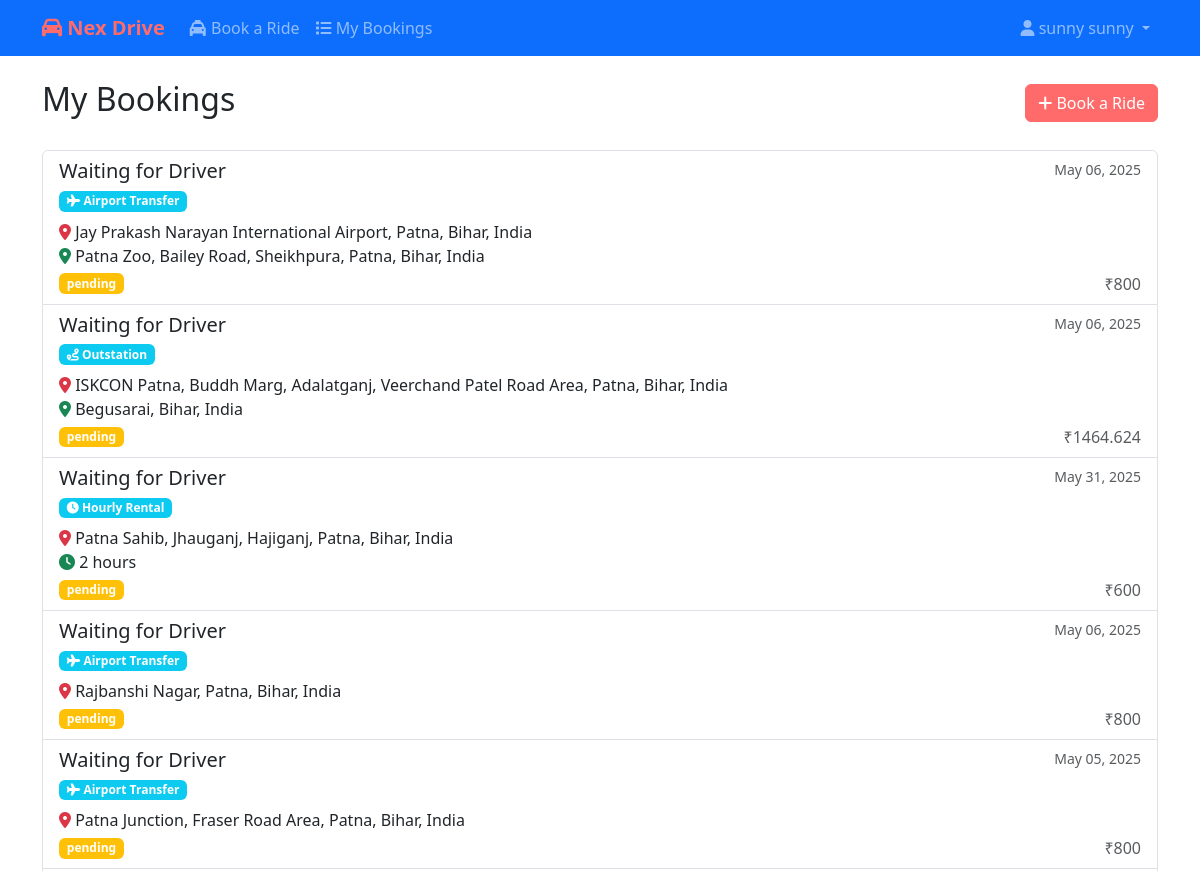
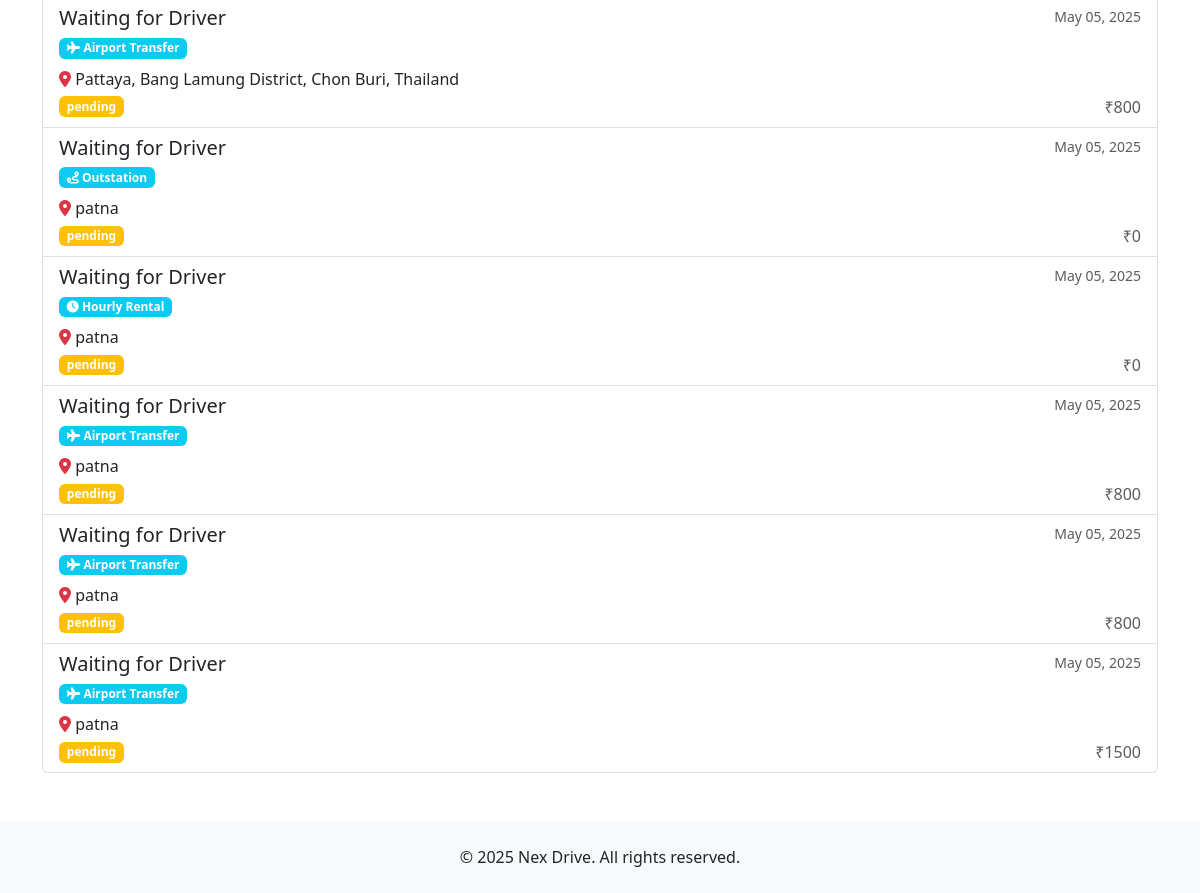
/ride/bookings/ (signed in), run on the app's committed database (2 pictures, top to bottom).
### ride/models.py (models this page shows, shortened)
class Booking(models.Model):
    RIDE_TYPES = [
        ('airport', 'Airport Transfer'),
        ('rental', 'Hourly Rental'),
        ('outstation', 'Outstation'),
    ]
    VEHICLE_TYPES = [
        ('sedan', 'Sedan'),
        ('suv', 'SUV'),
        ('luxury', 'Luxury'),
    ]
    STATUS_CHOICES = [
        ('pending', 'Pending'),
        ('confirmed', 'Confirmed'),
        ('completed', 'Completed'),
        ('cancelled', 'Cancelled'),
    ]
    AIRPORT_DIRECTION_CHOICES = [
        ('pickup', 'Airport Pickup'),
        ('drop', 'Airport Drop'),
    ]
    rider = models.ForeignKey(Rider, on_delete=models.CASCADE, related_name='bookings')
    driver = models.ForeignKey(Driver, on_delete=models.SET_NULL, null=True, blank=True, related_name='bookings')
    ride_type = models.CharField(max_length=20, choices=RIDE_TYPES)
    pickup_location = models.CharField(max_length=255)
    pickup_date = models.DateField()
    pickup_time = models.TimeField()
    vehicle_type = models.CharField(max_length=20, choices=VEHICLE_TYPES)
    notes = models.TextField(blank=True)
    status = models.CharField(max_length=20, choices=STATUS_CHOICES, default='pending')
    pickup_lat = models.FloatField(null=True, blank=True)
    pickup_lng = models.FloatField(null=True, blank=True)
    drop_lat = models.FloatField(null=True, blank=True)
    drop_lng = models.FloatField(null=True, blank=True)
    distance = models.FloatField(null=True, blank=True, help_text='Distance in kilometers')
    flight_number = models.CharField(max_length=20, blank=True, null=True)
    airport_direction = models.CharField(max_length=10, choices=AIRPORT_DIRECTION_CHOICES, blank=True, null=True)
    rental_hours = models.IntegerField(blank=True, null=True)
    drop_location = models.CharField(max_length=255, blank=True, null=True)
    return_date = models.DateField(blank=True, null=True)
    created_at = models.DateTimeField(auto_now_add=True)
    updated_at = models.DateTimeField(auto_now=True)
    class Meta:
        ordering = ['-created_at']
    def get_total_price(self):
        base_rates = {
            'airport': {'sedan': 800, 'suv': 1000, 'luxury': 1500},
            'rental': {'sedan': 300, 'suv': 400, 'luxury': 600},  # per hour
            'outstation': {'sedan': 12, 'suv': 15, 'luxury': 20}  # per km
        }
        if self.ride_type == 'airport':
            return base_rates['airport'][self.vehicle_type]
        elif self.ride_type == 'rental':
            hourly_rate = base_rates['rental'][self.vehicle_type]
            return hourly_rate * (self.rental_hours or 0)
        elif self.ride_type == 'outstation':
            km_rate = base_rates['outstation'][self.vehicle_type]
            return km_rate * (self.distance or 0)

### ride/views.py (the view)
# urls.py: path('bookings/', views.booking_list, name='booking_list'),
@login_required
def booking_list(request):
    if hasattr(request.user, 'rider'):
        bookings = request.user.rider.bookings.all()
    elif hasattr(request.user, 'driver'):
        bookings = request.user.driver.trips.all()
    else:
        bookings = []
    return render(request, 'ride/booking_list.html', {'bookings': bookings})

### driver/context_processors.py (called while the page is built)
def driver_profile(request):
    context = {
        'is_driver': False,
        'driver': None
    }
    if request.user.is_authenticated:
        try:
            context['driver'] = request.user.driver
            context['is_driver'] = True
        except:
            pass
    return context

### templates/ride/booking_list.html (shortened to what this page needs)
{% extends 'core/base.html' %}
{% load crispy_forms_tags %}
{% block content %}
<div class="container mt-4">
    <div class="row">
        <div class="col-12">
            <div class="d-flex justify-content-between align-items-center mb-4">
                <h2>My Bookings</h2>
                {% if user.rider %}
                <a href="{% url 'ride:create_booking' %}" class="btn btn-primary">
                    <i class="fas fa-plus"></i> Book a Ride
                </a>
                {% endif %}
            </div>
            {% if bookings %}
            <div class="list-group">
                {% for booking in bookings %}
                <a href="{% url 'ride:booking_detail' booking.pk %}" class="list-group-item list-group-item-action">
                    <div class="d-flex w-100 justify-content-between">
                        <h5 class="mb-1">
                            {% if user.rider %}
                                {% if booking.driver %}
                                    {{ booking.driver.user.get_full_name }}
                                {% else %}
                                    Waiting for Driver
                                {% endif %}
                            {% else %}
                                {{ booking.rider.user.get_full_name }}
                            {% endif %}
                        </h5>
                        <small class="text-muted">{{ booking.pickup_date|date:"M d, Y" }}</small>
                    </div>
                    <p class="mb-1">
                        <span class="badge bg-info mb-2">
                            <i class="fas {% if booking.ride_type == 'airport' %}fa-plane
                                         {% elif booking.ride_type == 'rental' %}fa-clock
                                         {% else %}fa-route{% endif %}"></i>
                            {{ booking.get_ride_type_display }}
                        </span><br>
                        <i class="fas fa-map-marker-alt text-danger"></i> {{ booking.pickup_location }}<br>
                        {% if booking.drop_location %}
                            <i class="fas fa-map-marker-alt text-success"></i> {{ booking.drop_location }}
                        {% elif booking.rental_hours %}
                            <i class="fas fa-clock text-success"></i> {{ booking.rental_hours }} hours
                        {% endif %}
                    </p>
                    <div class="d-flex justify-content-between align-items-center">
                        <span class="badge {% if booking.status == 'COMPLETED' %}bg-success
                                         {% elif booking.status == 'CANCELLED' %}bg-danger
                                         {% elif booking.status == 'CONFIRMED' %}bg-primary
                                         {% else %}bg-warning{% endif %}">
                            {{ booking.status }}
                        </span>
                        <span class="text-muted">₹{{ booking.get_total_price }}</span>
                    </div>
                </a>
                {% endfor %}
            </div>
            {% endif %}
        </div>
    </div>
</div>
{% endblock %}

### templates/core/base.html (shortened to what this page needs)
{% load static %}
<!DOCTYPE html>
<html lang="en">
<head>
    <link href="https://cdn.jsdelivr.net/npm/bootstrap@5.3.0/dist/css/bootstrap.min.css" rel="stylesheet">
    <link href="https://cdnjs.cloudflare.com/ajax/libs/font-awesome/6.0.0/css/all.min.css" rel="stylesheet">
</head>
<body>
    <nav class="navbar navbar-expand-lg navbar-dark bg-primary">
        <div class="container">
            <a class="navbar-brand" href="{% url 'home' %}">
                <i class="fas fa-car"></i> Nex Drive
            </a>
            <div class="collapse navbar-collapse" id="navbarNav">
                <ul class="navbar-nav me-auto">
                    {% if user.is_authenticated %}
                        {% if is_driver %}
                            <li class="nav-item">
                                <a class="nav-link {% if request.resolver_match.url_name == 'dashboard' %}active{% endif %}"
                                   href="{% url 'driver:dashboard' %}">
                                    <i class="fas fa-tachometer-alt"></i> Dashboard
                                </a>
                            </li>
                            <li class="nav-item">
                                <a class="nav-link {% if request.resolver_match.url_name == 'bookings' %}active{% endif %}"
                                   href="{% url 'driver:bookings' %}">
                                    <i class="fas fa-calendar-check"></i> Bookings
                                </a>
                            </li>
                            <li class="nav-item">
                                <a class="nav-link {% if request.resolver_match.url_name == 'vehicle' %}active{% endif %}"
                                   href="{% url 'driver:vehicle' %}">
                                    <i class="fas fa-car"></i> Vehicle
                                </a>
                            </li>
                        {% else %}
                            <li class="nav-item">
                                <a class="nav-link" href="{% url 'ride:create_booking' %}">
                                    <i class="fas fa-taxi"></i> Book a Ride
                                </a>
                            </li>
                            <li class="nav-item">
                                <a class="nav-link" href="{% url 'ride:booking_list' %}">
                                    <i class="fas fa-list"></i> My Bookings
                                </a>
                            </li>
                        {% endif %}
                    {% endif %}
                </ul>
                <ul class="navbar-nav">
                    {% if user.is_authenticated %}
                        <li class="nav-item dropdown">
                            <a class="nav-link dropdown-toggle" href="#" id="navbarDropdown" role="button"
                               data-bs-toggle="dropdown" aria-expanded="false">
                                {% if is_driver %}
                                    <i class="fas fa-id-card"></i>
                                {% else %}
                                    <i class="fas fa-user"></i>
                                {% endif %}
                                {{ user.get_full_name|default:user.username }}
                            </a>
                        </li>
                    {% endif %}
                </ul>
            </div>
        </div>
    </nav>
    {% block content %}{% endblock %}
    <footer class="bg-light py-4 mt-5">
        <div class="container text-center">
            <p class="mb-0">&copy; {% now "Y" %} Nex Drive. All rights reserved.</p>
        </div>
    </footer>
</body>
</html>

### templates/core/base.html (style rules this page uses)
.navbar-brand { font-weight: bold; color: #ff6b6b !important; }
.btn-primary { background-color: #ff6b6b; border-color: #ff6b6b; }

### data on the page
Booking: shows "Waiting for Driver", pickup_date "May 06, 2025", ride_type "Airport Transfer", pickup_location "Jay Prakash Narayan International Airport, Patna, Bihar, India", drop_location "Patna Zoo, Bailey Road, Sheikhpura, Patna, Bihar, India", status "pending", get_total_price "800"
Booking: shows "Waiting for Driver", pickup_date "May 06, 2025", ride_type "Outstation", pickup_location "ISKCON Patna, Buddh Marg, Adalatganj, Veerchand Patel Road Area, Patna, Bihar, India", drop_location "Begusarai, Bihar, India", status "pending", get_total_price "1464.624"
Booking: shows "Waiting for Driver", pickup_date "May 31, 2025", ride_type "Hourly Rental", pickup_location "Patna Sahib, Jhauganj, Hajiganj, Patna, Bihar, India", rental_hours "2", status "pending", get_total_price "600"
Booking: shows "Waiting for Driver", pickup_date "May 06, 2025", ride_type "Airport Transfer", pickup_location "Rajbanshi Nagar, Patna, Bihar, India", status "pending", get_total_price "800"
Booking: shows "Waiting for Driver", pickup_date "May 05, 2025", ride_type "Airport Transfer", pickup_location "Patna Junction, Fraser Road Area, Patna, Bihar, India", status "pending", get_total_price "800"
Booking: shows "Waiting for Driver", pickup_date "May 05, 2025", ride_type "Airport Transfer", pickup_location "Pattaya, Bang Lamung District, Chon Buri, Thailand", status "pending", get_total_price "800"
Booking: shows "Waiting for Driver", pickup_date "May 05, 2025", ride_type "Outstation", pickup_location "patna", status "pending", get_total_price "0"
Booking: shows "Waiting for Driver", pickup_date "May 05, 2025", ride_type "Hourly Rental", pickup_location "patna", status "pending", get_total_price "0"
Booking: shows "Waiting for Driver", pickup_date "May 05, 2025", ride_type "Airport Transfer", pickup_location "patna", status "pending", get_total_price "800"
Booking: shows "Waiting for Driver", pickup_date "May 05, 2025", ride_type "Airport Transfer", pickup_location "patna", status "pending", get_total_price "800"
Booking: shows "Waiting for Driver", pickup_date "May 05, 2025", ride_type "Airport Transfer", pickup_location "patna", status "pending", get_total_price "1500"

### other printed values
{{ user.get_full_name|default:user.username }} "sunny sunny"
